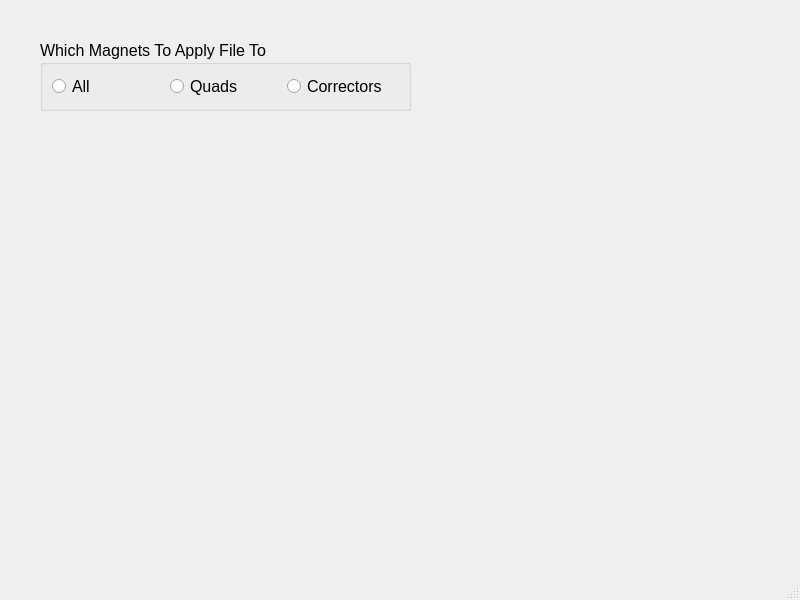
<?xml version="1.0" encoding="UTF-8"?>
<ui version="4.0">
 <class>MainWindow</class>
 <widget class="QMainWindow" name="MainWindow">
  <property name="geometry">
   <rect>
    <x>0</x>
    <y>0</y>
    <width>800</width>
    <height>600</height>
   </rect>
  </property>
  <property name="windowTitle">
   <string>MainWindow</string>
  </property>
  <widget class="QWidget" name="centralwidget">
   <widget class="QGroupBox" name="groupBox">
    <property name="geometry">
     <rect>
      <x>40</x>
      <y>40</y>
      <width>371</width>
      <height>71</height>
     </rect>
    </property>
    <property name="font">
     <font>
      <pointsize>12</pointsize>
     </font>
    </property>
    <property name="title">
     <string>Which Magnets To Apply File To </string>
    </property>
    <layout class="QHBoxLayout" name="horizontalLayout">
     <item>
      <widget class="QRadioButton" name="allMagnets">
       <property name="text">
        <string>All</string>
       </property>
      </widget>
     </item>
     <item>
      <widget class="QRadioButton" name="quadMagnets">
       <property name="text">
        <string>Quads </string>
       </property>
      </widget>
     </item>
     <item>
      <widget class="QRadioButton" name="corrMagnets">
       <property name="text">
        <string>Correctors</string>
       </property>
      </widget>
     </item>
    </layout>
   </widget>
  </widget>
  <widget class="QMenuBar" name="menubar">
   <property name="geometry">
    <rect>
     <x>0</x>
     <y>0</y>
     <width>800</width>
     <height>21</height>
    </rect>
   </property>
  </widget>
  <widget class="QStatusBar" name="statusbar"/>
 </widget>
 <resources/>
 <connections/>
</ui>
